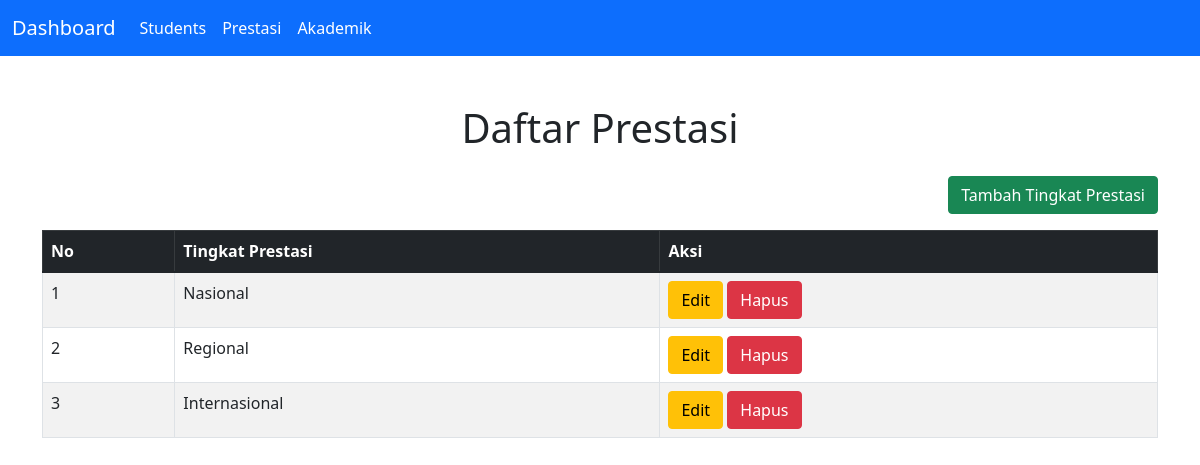
The app's page /tp_mvc/prestasi.php with its own data.
### tables this page shows
CREATE TABLE `prestasi` (
  `id_prestasi` int NOT NULL,
  `tingkat_prestasi` varchar(255) NOT NULL
);

### tp_mvc/controllers/prestasi.controller.php (called while the page is built, shortened)
<?php
include_once("models/DB.class.php");
include_once("models/Prestasi.class.php");
include_once("views/Prestasi.view.php");
class PrestasiController
{
    private $prestasi;
    function __construct()
    {
        $this->prestasi = new Prestasi(Conf::$db_host, Conf::$db_user, Conf::$db_pass, Conf::$db_name);
    }
    public function index()
    {
        $this->prestasi->open();
        $result = $this->prestasi->getPrestasi();
        $data = array();
        while ($row = $this->prestasi->fetch($result)) {
            $data[] = $row;
        }
        $view = new PrestasiView();
        $view->render($data);
    }
}

### tp_mvc/models/Prestasi.class.php (called while the page is built, shortened)
<?php
include_once("models/DB.class.php");
class Prestasi extends DB
{
    function getPrestasi()
    {
        $query = "SELECT * FROM prestasi";
        return $this->execute($query);
    }
}

### tp_mvc/models/DB.class.php (called while the page is built, shortened)
<?php
class DB {
    private $host;
    private $user;
    private $pass;
    private $dbname;
    private $conn;
    function __construct($host, $user, $pass, $name) {
        $this->host = $host;
        $this->user = $user;
        $this->pass = $pass;
        $this->dbname = $name;
    }
    function open() {
        $this->conn = new mysqli($this->host, $this->user, $this->pass, $this->dbname);
    }
    function execute($query) {
        return $this->conn->query($query);
    }
}

### tp_mvc/views/Prestasi.view.php (the view, shortened to what this page needs)
<?php
class PrestasiView
{
    public function render($data)
    {
        $no = 1;
        $dataPrestasi = null;
        foreach ($data as $val) {
            $id = $val['id_prestasi'];
            $tingkat = $val['tingkat_prestasi'];
            $dataPrestasi .= "<tr>
                    <td>$no</td>
                    <td>$tingkat</td>
                    <td>
                        <a href='prestasi.php?action=edit&id=$id' class='btn btn-warning'>Edit</a>
                        <a href='prestasi.php?action=delete&id=$id' class='btn btn-danger'>Hapus</a>
                    </td>
                </tr>";
            $no++;
        }
    }
}

### records on screen
prestasi: tingkat_prestasi "Nasional"
prestasi: tingkat_prestasi "Regional"
prestasi: tingkat_prestasi "Internasional"

### other values on screen
$this->content "Dashboard Students Prestasi Akademik Daftar Prestasi Tambah Tingkat Prestasi No Tingkat Prestasi Aksi"
